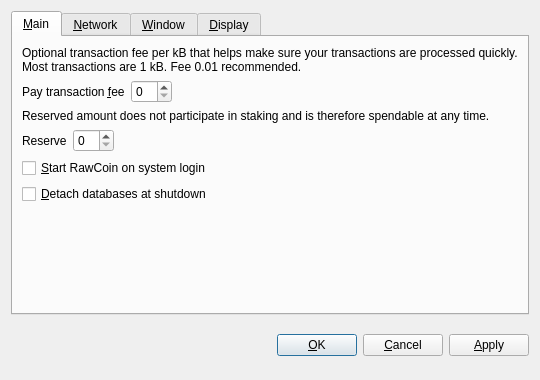
<?xml version="1.0" encoding="UTF-8"?>
<ui version="4.0">
 <class>OptionsDialog</class>
 <widget class="QDialog" name="OptionsDialog">
  <property name="geometry">
   <rect>
    <x>0</x>
    <y>0</y>
    <width>540</width>
    <height>380</height>
   </rect>
  </property>
  <property name="windowTitle">
   <string>Options</string>
  </property>
  <property name="modal">
   <bool>true</bool>
  </property>
  <layout class="QVBoxLayout" name="verticalLayout">
   <item>
    <widget class="QTabWidget" name="tabWidget">
     <property name="tabPosition">
      <enum>QTabWidget::North</enum>
     </property>
     <property name="currentIndex">
      <number>0</number>
     </property>
     <widget class="QWidget" name="tabMain">
      <attribute name="title">
       <string>&amp;Main</string>
      </attribute>
      <layout class="QVBoxLayout" name="verticalLayout_Main">
       <item>
        <widget class="QLabel" name="transactionFeeInfoLabel">
         <property name="text">
          <string>Optional transaction fee per kB that helps make sure your transactions are processed quickly. Most transactions are 1 kB. Fee 0.01 recommended.</string>
         </property>
         <property name="textFormat">
          <enum>Qt::PlainText</enum>
         </property>
         <property name="wordWrap">
          <bool>true</bool>
         </property>
        </widget>
       </item>
       <item>
        <layout class="QHBoxLayout" name="horizontalLayoutFee">
         <item>
          <widget class="QLabel" name="transactionFeeLabel">
           <property name="text">
            <string>Pay transaction &amp;fee</string>
           </property>
           <property name="textFormat">
            <enum>Qt::PlainText</enum>
           </property>
           <property name="buddy">
            <cstring>transactionFee</cstring>
           </property>
          </widget>
         </item>
         <item>
          <widget class="BitcoinAmountField" name="transactionFee"/>
         </item>
         <item>
          <spacer name="horizontalSpacerFee">
           <property name="orientation">
            <enum>Qt::Horizontal</enum>
           </property>
           <property name="sizeHint" stdset="0">
            <size>
             <width>40</width>
             <height>20</height>
            </size>
           </property>
          </spacer>
         </item>
        </layout>
       </item>
       <item>
        <widget class="QLabel" name="reserveBalanceInfoLabel">
         <property name="text">
          <string>Reserved amount does not participate in staking and is therefore spendable at any time.</string>
         </property>
         <property name="textFormat">
          <enum>Qt::PlainText</enum>
         </property>
         <property name="wordWrap">
          <bool>true</bool>
         </property>
        </widget>
       </item>
       <item>
        <layout class="QHBoxLayout" name="horizontalLayoutReserveBalance">
         <item>
          <widget class="QLabel" name="reserveBalanceLabel">
           <property name="text">
            <string>Reserve</string>
           </property>
           <property name="textFormat">
            <enum>Qt::PlainText</enum>
           </property>
           <property name="buddy">
            <cstring>reserveBalance</cstring>
           </property>
          </widget>
         </item>
         <item>
          <widget class="BitcoinAmountField" name="reserveBalance"/>
         </item>
         <item>
          <spacer name="horizontalSpacerReserveBalance">
           <property name="orientation">
            <enum>Qt::Horizontal</enum>
           </property>
           <property name="sizeHint" stdset="0">
            <size>
             <width>40</width>
             <height>20</height>
            </size>
           </property>
          </spacer>
         </item>
        </layout>
       </item>
       <item>
        <widget class="QCheckBox" name="bitcoinAtStartup">
         <property name="toolTip">
          <string>Automatically start RawCoin after logging in to the system.</string>
         </property>
         <property name="text">
          <string>&amp;Start RawCoin on system login</string>
         </property>
        </widget>
       </item>
       <item>
        <widget class="QCheckBox" name="detachDatabases">
         <property name="toolTip">
          <string>Detach block and address databases at shutdown. This means they can be moved to another data directory, but it slows down shutdown. The wallet is always detached.</string>
         </property>
         <property name="text">
          <string>&amp;Detach databases at shutdown</string>
         </property>
        </widget>
       </item>
       <item>
        <spacer name="verticalSpacer_Main">
         <property name="orientation">
          <enum>Qt::Vertical</enum>
         </property>
         <property name="sizeHint" stdset="0">
          <size>
           <width>20</width>
           <height>40</height>
          </size>
         </property>
        </spacer>
       </item>
      </layout>
     </widget>
     <widget class="QWidget" name="tabNetwork">
      <attribute name="title">
       <string>&amp;Network</string>
      </attribute>
      <layout class="QVBoxLayout" name="verticalLayout_Network">
       <item>
        <widget class="QCheckBox" name="mapPortUpnp">
         <property name="toolTip">
          <string>Automatically open the RawCoin client port on the router. This only works when your router supports UPnP and it is enabled.</string>
         </property>
         <property name="text">
          <string>Map port using &amp;UPnP</string>
         </property>
        </widget>
       </item>
       <item>
        <widget class="QCheckBox" name="connectSocks">
         <property name="toolTip">
          <string>Connect to the RawCoin network through a SOCKS proxy (e.g. when connecting through Tor).</string>
         </property>
         <property name="text">
          <string>&amp;Connect through SOCKS proxy:</string>
         </property>
        </widget>
       </item>
       <item>
        <layout class="QHBoxLayout" name="horizontalLayout_Network">
         <item>
          <widget class="QLabel" name="proxyIpLabel">
           <property name="text">
            <string>Proxy &amp;IP:</string>
           </property>
           <property name="textFormat">
            <enum>Qt::PlainText</enum>
           </property>
           <property name="buddy">
            <cstring>proxyIp</cstring>
           </property>
          </widget>
         </item>
         <item>
          <widget class="QValidatedLineEdit" name="proxyIp">
           <property name="maximumSize">
            <size>
             <width>140</width>
             <height>16777215</height>
            </size>
           </property>
           <property name="toolTip">
            <string>IP address of the proxy (e.g. 127.0.0.1)</string>
           </property>
          </widget>
         </item>
         <item>
          <widget class="QLabel" name="proxyPortLabel">
           <property name="text">
            <string>&amp;Port:</string>
           </property>
           <property name="textFormat">
            <enum>Qt::PlainText</enum>
           </property>
           <property name="buddy">
            <cstring>proxyPort</cstring>
           </property>
          </widget>
         </item>
         <item>
          <widget class="QLineEdit" name="proxyPort">
           <property name="maximumSize">
            <size>
             <width>55</width>
             <height>16777215</height>
            </size>
           </property>
           <property name="toolTip">
            <string>Port of the proxy (e.g. 9050)</string>
           </property>
          </widget>
         </item>
         <item>
          <widget class="QLabel" name="socksVersionLabel">
           <property name="text">
            <string>SOCKS &amp;Version:</string>
           </property>
           <property name="textFormat">
            <enum>Qt::PlainText</enum>
           </property>
           <property name="buddy">
            <cstring>socksVersion</cstring>
           </property>
          </widget>
         </item>
         <item>
          <widget class="QValueComboBox" name="socksVersion">
           <property name="toolTip">
            <string>SOCKS version of the proxy (e.g. 5)</string>
           </property>
          </widget>
         </item>
         <item>
          <spacer name="horizontalSpacer_Network">
           <property name="orientation">
            <enum>Qt::Horizontal</enum>
           </property>
           <property name="sizeHint" stdset="0">
            <size>
             <width>40</width>
             <height>20</height>
            </size>
           </property>
          </spacer>
         </item>
        </layout>
       </item>
       <item>
        <spacer name="verticalSpacer_Network">
         <property name="orientation">
          <enum>Qt::Vertical</enum>
         </property>
         <property name="sizeHint" stdset="0">
          <size>
           <width>20</width>
           <height>40</height>
          </size>
         </property>
        </spacer>
       </item>
      </layout>
     </widget>
     <widget class="QWidget" name="tabWindow">
      <attribute name="title">
       <string>&amp;Window</string>
      </attribute>
      <layout class="QVBoxLayout" name="verticalLayout_Window">
       <item>
        <widget class="QCheckBox" name="minimizeToTray">
         <property name="toolTip">
          <string>Show only a tray icon after minimizing the window.</string>
         </property>
         <property name="text">
          <string>&amp;Minimize to the tray instead of the taskbar</string>
         </property>
        </widget>
       </item>
       <item>
        <widget class="QCheckBox" name="minimizeOnClose">
         <property name="toolTip">
          <string>Minimize instead of exit the application when the window is closed. When this option is enabled, the application will be closed only after selecting Quit in the menu.</string>
         </property>
         <property name="text">
          <string>M&amp;inimize on close</string>
         </property>
        </widget>
       </item>
       <item>
        <spacer name="verticalSpacer_Window">
         <property name="orientation">
          <enum>Qt::Vertical</enum>
         </property>
         <property name="sizeHint" stdset="0">
          <size>
           <width>20</width>
           <height>40</height>
          </size>
         </property>
        </spacer>
       </item>
      </layout>
     </widget>
     <widget class="QWidget" name="tabDisplay">
      <attribute name="title">
       <string>&amp;Display</string>
      </attribute>
      <layout class="QVBoxLayout" name="verticalLayout_Display">
       <item>
        <layout class="QHBoxLayout" name="horizontalLayout_1_Display">
         <item>
          <widget class="QLabel" name="langLabel">
           <property name="text">
            <string>User Interface &amp;language:</string>
           </property>
           <property name="textFormat">
            <enum>Qt::PlainText</enum>
           </property>
           <property name="buddy">
            <cstring>lang</cstring>
           </property>
          </widget>
         </item>
         <item>
          <widget class="QValueComboBox" name="lang">
           <property name="toolTip">
            <string>The user interface language can be set here. This setting will take effect after restarting RawCoin.</string>
           </property>
          </widget>
         </item>
        </layout>
       </item>
       <item>
        <layout class="QHBoxLayout" name="horizontalLayout_2_Display">
         <item>
          <widget class="QLabel" name="unitLabel">
           <property name="text">
            <string>&amp;Unit to show amounts in:</string>
           </property>
           <property name="textFormat">
            <enum>Qt::PlainText</enum>
           </property>
           <property name="buddy">
            <cstring>unit</cstring>
           </property>
          </widget>
         </item>
         <item>
          <widget class="QValueComboBox" name="unit">
           <property name="toolTip">
            <string>Choose the default subdivision unit to show in the interface and when sending coins.</string>
           </property>
          </widget>
         </item>
        </layout>
       </item>
       <item>
        <widget class="QCheckBox" name="displayAddresses">
         <property name="toolTip">
          <string>Whether to show RawCoin addresses in the transaction list or not.</string>
         </property>
         <property name="text">
          <string>&amp;Display addresses in transaction list</string>
         </property>
        </widget>
       </item>
       <item>
        <widget class="QCheckBox" name="coinControlFeatures">
         <property name="toolTip">
          <string>Whether to show coin control features or not.</string>
         </property>
         <property name="text">
          <string>Display coin &amp;control features (experts only!)</string>
         </property>
        </widget>
       </item>
       <item>
        <spacer name="verticalSpacer_Display">
         <property name="orientation">
          <enum>Qt::Vertical</enum>
         </property>
         <property name="sizeHint" stdset="0">
          <size>
           <width>20</width>
           <height>40</height>
          </size>
         </property>
        </spacer>
       </item>
      </layout>
     </widget>
    </widget>
   </item>
   <item>
    <layout class="QHBoxLayout" name="horizontalLayout_Buttons">
     <item>
      <spacer name="horizontalSpacer_1">
       <property name="orientation">
        <enum>Qt::Horizontal</enum>
       </property>
       <property name="sizeHint" stdset="0">
        <size>
         <width>40</width>
         <height>48</height>
        </size>
       </property>
      </spacer>
     </item>
     <item>
      <widget class="QLabel" name="statusLabel">
       <property name="font">
        <font>
         <weight>75</weight>
         <bold>true</bold>
        </font>
       </property>
       <property name="text">
        <string/>
       </property>
       <property name="textFormat">
        <enum>Qt::PlainText</enum>
       </property>
       <property name="wordWrap">
        <bool>true</bool>
       </property>
      </widget>
     </item>
     <item>
      <spacer name="horizontalSpacer_2">
       <property name="orientation">
        <enum>Qt::Horizontal</enum>
       </property>
       <property name="sizeHint" stdset="0">
        <size>
         <width>40</width>
         <height>48</height>
        </size>
       </property>
      </spacer>
     </item>
     <item>
      <widget class="QPushButton" name="okButton">
       <property name="text">
        <string>&amp;OK</string>
       </property>
      </widget>
     </item>
     <item>
      <widget class="QPushButton" name="cancelButton">
       <property name="text">
        <string>&amp;Cancel</string>
       </property>
       <property name="autoDefault">
        <bool>false</bool>
       </property>
      </widget>
     </item>
     <item>
      <widget class="QPushButton" name="applyButton">
       <property name="text">
        <string>&amp;Apply</string>
       </property>
       <property name="autoDefault">
        <bool>false</bool>
       </property>
      </widget>
     </item>
    </layout>
   </item>
  </layout>
 </widget>
 <customwidgets>
  <customwidget>
   <class>BitcoinAmountField</class>
   <extends>QSpinBox</extends>
   <header>bitcoinamountfield.h</header>
  </customwidget>
  <customwidget>
   <class>QValueComboBox</class>
   <extends>QComboBox</extends>
   <header>qvaluecombobox.h</header>
  </customwidget>
  <customwidget>
   <class>QValidatedLineEdit</class>
   <extends>QLineEdit</extends>
   <header>qvalidatedlineedit.h</header>
  </customwidget>
 </customwidgets>
 <resources/>
 <connections/>
</ui>
